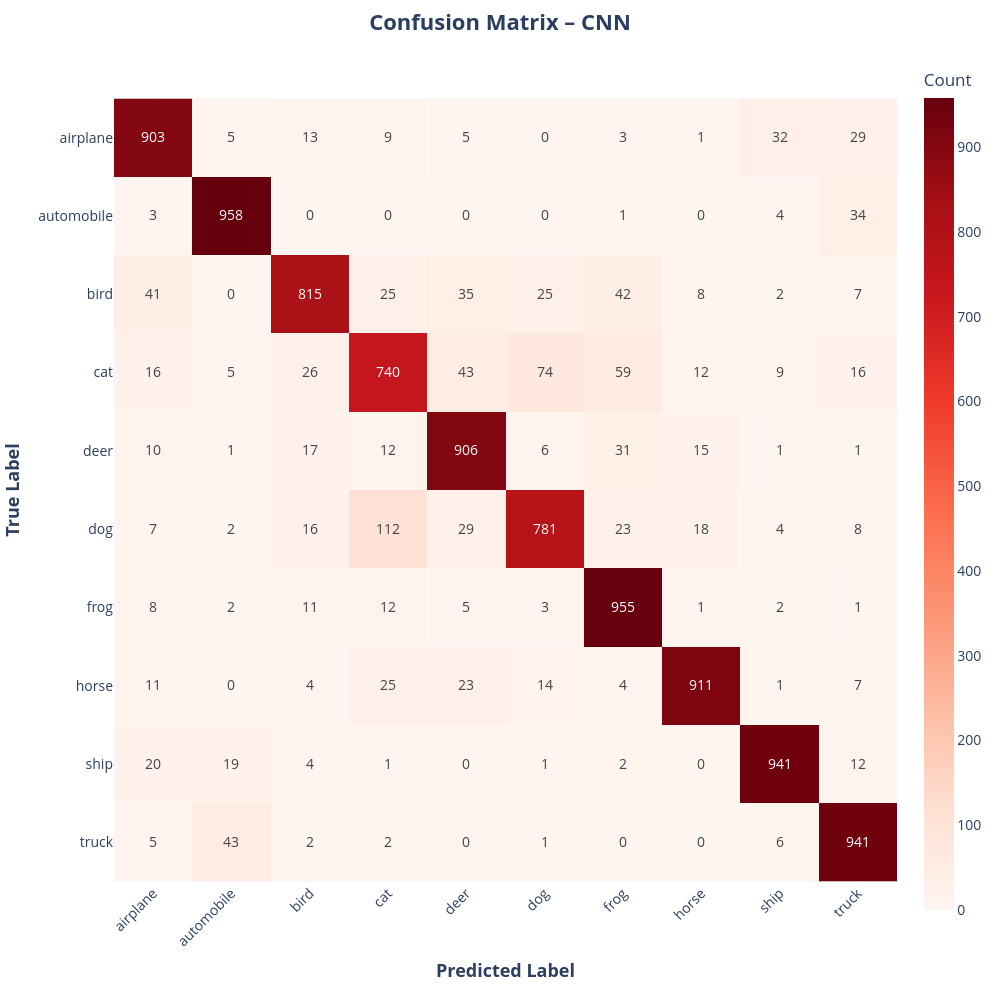

Write notebook code for a chart like this one.
### Code cell
# Compute confusion matrix
cnn_cm = confusion_matrix(y_true_cnn_final, y_pred_cnn_final)
cnn_df = pd.DataFrame(cnn_cm, index=class_names, columns=class_names)

# Create heatmap
fig = px.imshow(
    cnn_df,
    text_auto=True,
    color_continuous_scale='Reds',
    labels=dict(x="Predicted Label", y="True Label", color="Count")
)

# Customize layout
fig.update_layout(
    title=dict(
        text="<b>Confusion Matrix – CNN</b>",
        x=0.5,  # center title
        xanchor='center',
        font=dict(size=22)
    ),
    xaxis=dict(title='<b>Predicted Label</b>', title_font=dict(size=18), tickangle = -45),
    yaxis=dict(title='<b>True Label</b>', title_font=dict(size=18)),
    font=dict(size=14),
    width = 1000,
    height = 1000,
)

fig.show()

### Figure 1 — Plotly figure (JSON) as saved in the notebook; plotly's stock layout.template omitted (floating-point values rounded to 4 significant figures)
{"data": [{"coloraxis": "coloraxis", "hovertemplate": "Predicted Label: %{x}<br>True Label: %{y}<br>Count: %{z}<extra></extra>", "name": "0", "texttemplate": "%{z}", "type": "heatmap", "x": ["airplane", "automobile", "bird", "cat", "deer", "dog", "frog", "horse", "ship", "truck"], "xaxis": "x", "y": ["airplane", "automobile", "bird", "cat", "deer", "dog", "frog", "horse", "ship", "truck"], "yaxis": "y", "z": [[903, 5, 13, 9, 5, 0, 3, 1, 32, 29], [3, 958, 0, 0, 0, 0, 1, 0, 4, 34], [41, 0, 815, 25, 35, 25, 42, 8, 2, 7], [16, 5, 26, 740, 43, 74, 59, 12, 9, 16], [10, 1, 17, 12, 906, 6, 31, 15, 1, 1], [7, 2, 16, 112, 29, 781, 23, 18, 4, 8], [8, 2, 11, 12, 5, 3, 955, 1, 2, 1], [11, 0, 4, 25, 23, 14, 4, 911, 1, 7], [20, 19, 4, 1, 0, 1, 2, 0, 941, 12], [5, 43, 2, 2, 0, 1, 0, 0, 6, 941]]}], "layout": {"coloraxis": {"colorbar": {"title": {"text": "Count"}}, "colorscale": [[0, "rgb(255,245,240)"], [0.125, "rgb(254,224,210)"], [0.25, "rgb(252,187,161)"], [0.375, "rgb(252,146,114)"], [0.5, "rgb(251,106,74)"], [0.625, "rgb(239,59,44)"], [0.75, "rgb(203,24,29)"], [0.875, "rgb(165,15,21)"], [1, "rgb(103,0,13)"]]}, "font": {"size": 14}, "height": 1000, "margin": {"t": 60}, "title": {"font": {"size": 22}, "text": "<b>Confusion Matrix – CNN</b>", "x": 0.5, "xanchor": "center"}, "width": 1000, "xaxis": {"anchor": "y", "constrain": "domain", "domain": [0, 1], "scaleanchor": "y", "tickangle": -45, "title": {"font": {"size": 18}, "text": "<b>Predicted Label</b>"}}, "yaxis": {"anchor": "x", "autorange": "reversed", "constrain": "domain", "domain": [0, 1], "title": {"font": {"size": 18}, "text": "<b>True Label</b>"}}}}
